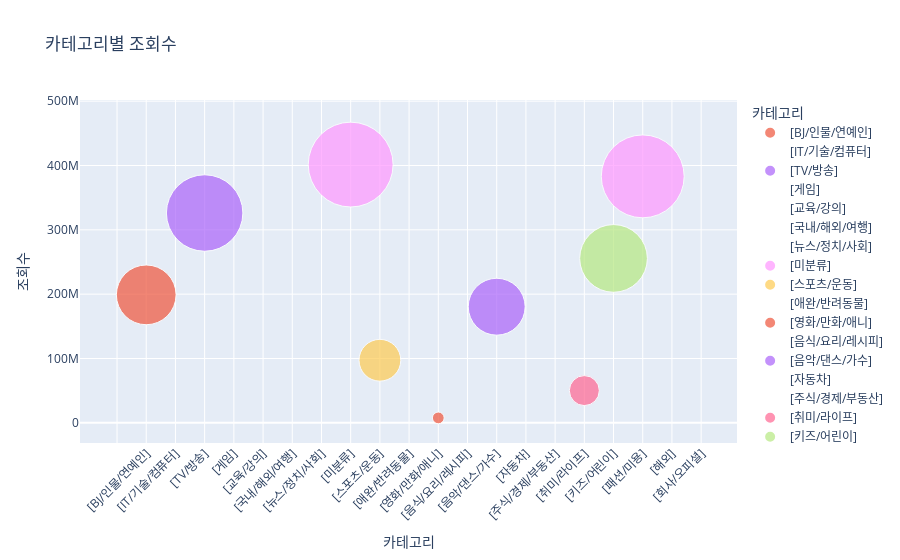

The notebook cell saved with this chart:
### Code cell
# plotly 활용 버블 차트
fig = px.scatter(category_view_count, x='카테고리', y='조회수',
                 size='조회수', color='카테고리', hover_name='카테고리',
                 title='카테고리별 조회수',
                 size_max=60)
fig.update_layout(xaxis=dict(tickangle=-45))
fig.show()

### Figure 1 — Plotly figure (JSON) as saved in the notebook; plotly's stock layout.template omitted (floating-point values rounded to 4 significant figures)
{"data": [{"hovertemplate": "<b>%{hovertext}</b><br><br>카테고리=%{x}<br>조회수=%{marker.size}<extra></extra>", "hovertext": [""], "legendgroup": "", "marker": {"color": "#636efa", "size": [0], "sizemode": "area", "sizeref": 111500.0, "symbol": "circle"}, "mode": "markers", "name": "", "orientation": "v", "showlegend": false, "type": "scatter", "x": [""], "xaxis": "x", "y": [0], "yaxis": "y"}, {"hovertemplate": "<b>%{hovertext}</b><br><br>카테고리=%{x}<br>조회수=%{marker.size}<extra></extra>", "hovertext": ["[BJ/인물/연예인]"], "legendgroup": "[BJ/인물/연예인]", "marker": {"color": "#EF553B", "size": [198940000], "sizemode": "area", "sizeref": 111500.0, "symbol": "circle"}, "mode": "markers", "name": "[BJ/인물/연예인]", "orientation": "v", "showlegend": true, "type": "scatter", "x": ["[BJ/인물/연예인]"], "xaxis": "x", "y": [198940000], "yaxis": "y"}, {"hovertemplate": "<b>%{hovertext}</b><br><br>카테고리=%{x}<br>조회수=%{marker.size}<extra></extra>", "hovertext": ["[IT/기술/컴퓨터]"], "legendgroup": "[IT/기술/컴퓨터]", "marker": {"color": "#00cc96", "size": [0], "sizemode": "area", "sizeref": 111500.0, "symbol": "circle"}, "mode": "markers", "name": "[IT/기술/컴퓨터]", "orientation": "v", "showlegend": true, "type": "scatter", "x": ["[IT/기술/컴퓨터]"], "xaxis": "x", "y": [0], "yaxis": "y"}, {"hovertemplate": "<b>%{hovertext}</b><br><br>카테고리=%{x}<br>조회수=%{marker.size}<extra></extra>", "hovertext": ["[TV/방송]"], "legendgroup": "[TV/방송]", "marker": {"color": "#ab63fa", "size": [326140000], "sizemode": "area", "sizeref": 111500.0, "symbol": "circle"}, "mode": "markers", "name": "[TV/방송]", "orientation": "v", "showlegend": true, "type": "scatter", "x": ["[TV/방송]"], "xaxis": "x", "y": [326140000], "yaxis": "y"}, {"hovertemplate": "<b>%{hovertext}</b><br><br>카테고리=%{x}<br>조회수=%{marker.size}<extra></extra>", "hovertext": ["[게임]"], "legendgroup": "[게임]", "marker": {"color": "#FFA15A", "size": [0], "sizemode": "area", "sizeref": 111500.0, "symbol": "circle"}, "mode": "markers", "name": "[게임]", "orientation": "v", "showlegend": true, "type": "scatter", "x": ["[게임]"], "xaxis": "x", "y": [0], "yaxis": "y"}, {"hovertemplate": "<b>%{hovertext}</b><br><br>카테고리=%{x}<br>조회수=%{marker.size}<extra></extra>", "hovertext": ["[교육/강의]"], "legendgroup": "[교육/강의]", "marker": {"color": "#19d3f3", "size": [0], "sizemode": "area", "sizeref": 111500.0, "symbol": "circle"}, "mode": "markers", "name": "[교육/강의]", "orientation": "v", "showlegend": true, "type": "scatter", "x": ["[교육/강의]"], "xaxis": "x", "y": [0], "yaxis": "y"}, {"hovertemplate": "<b>%{hovertext}</b><br><br>카테고리=%{x}<br>조회수=%{marker.size}<extra></extra>", "hovertext": ["[국내/해외/여행]"], "legendgroup": "[국내/해외/여행]", "marker": {"color": "#FF6692", "size": [0], "sizemode": "area", "sizeref": 111500.0, "symbol": "circle"}, "mode": "markers", "name": "[국내/해외/여행]", "orientation": "v", "showlegend": true, "type": "scatter", "x": ["[국내/해외/여행]"], "xaxis": "x", "y": [0], "yaxis": "y"}, {"hovertemplate": "<b>%{hovertext}</b><br><br>카테고리=%{x}<br>조회수=%{marker.size}<extra></extra>", "hovertext": ["[뉴스/정치/사회]"], "legendgroup": "[뉴스/정치/사회]", "marker": {"color": "#B6E880", "size": [0], "sizemode": "area", "sizeref": 111500.0, "symbol": "circle"}, "mode": "markers", "name": "[뉴스/정치/사회]", "orientation": "v", "showlegend": true, "type": "scatter", "x": ["[뉴스/정치/사회]"], "xaxis": "x", "y": [0], "yaxis": "y"}, {"hovertemplate": "<b>%{hovertext}</b><br><br>카테고리=%{x}<br>조회수=%{marker.size}<extra></extra>", "hovertext": ["[미분류]"], "legendgroup": "[미분류]", "marker": {"color": "#FF97FF", "size": [401420000], "sizemode": "area", "sizeref": 111500.0, "symbol": "circle"}, "mode": "markers", "name": "[미분류]", "orientation": "v", "showlegend": true, "type": "scatter", "x": ["[미분류]"], "xaxis": "x", "y": [401420000], "yaxis": "y"}, {"hovertemplate": "<b>%{hovertext}</b><br><br>카테고리=%{x}<br>조회수=%{marker.size}<extra></extra>", "hovertext": ["[스포츠/운동]"], "legendgroup": "[스포츠/운동]", "marker": {"color": "#FECB52", "size": [97320000], "sizemode": "area", "sizeref": 111500.0, "symbol": "circle"}, "mode": "markers", "name": "[스포츠/운동]", "orientation": "v", "showlegend": true, "type": "scatter", "x": ["[스포츠/운동]"], "xaxis": "x", "y": [97320000], "yaxis": "y"}, {"hovertemplate": "<b>%{hovertext}</b><br><br>카테고리=%{x}<br>조회수=%{marker.size}<extra></extra>", "hovertext": ["[애완/반려동물]"], "legendgroup": "[애완/반려동물]", "marker": {"color": "#636efa", "size": [0], "sizemode": "area", "sizeref": 111500.0, "symbol": "circle"}, "mode": "markers", "name": "[애완/반려동물]", "orientation": "v", "showlegend": true, "type": "scatter", "x": ["[애완/반려동물]"], "xaxis": "x", "y": [0], "yaxis": "y"}, {"hovertemplate": "<b>%{hovertext}</b><br><br>카테고리=%{x}<br>조회수=%{marker.size}<extra></extra>", "hovertext": ["[영화/만화/애니]"], "legendgroup": "[영화/만화/애니]", "marker": {"color": "#EF553B", "size": [7700000], "sizemode": "area", "sizeref": 111500.0, "symbol": "circle"}, "mode": "markers", "name": "[영화/만화/애니]", "orientation": "v", "showlegend": true, "type": "scatter", "x": ["[영화/만화/애니]"], "xaxis": "x", "y": [7700000], "yaxis": "y"}, {"hovertemplate": "<b>%{hovertext}</b><br><br>카테고리=%{x}<br>조회수=%{marker.size}<extra></extra>", "hovertext": ["[음식/요리/레시피]"], "legendgroup": "[음식/요리/레시피]", "marker": {"color": "#00cc96", "size": [0], "sizemode": "area", "sizeref": 111500.0, "symbol": "circle"}, "mode": "markers", "name": "[음식/요리/레시피]", "orientation": "v", "showlegend": true, "type": "scatter", "x": ["[음식/요리/레시피]"], "xaxis": "x", "y": [0], "yaxis": "y"}, {"hovertemplate": "<b>%{hovertext}</b><br><br>카테고리=%{x}<br>조회수=%{marker.size}<extra></extra>", "hovertext": ["[음악/댄스/가수]"], "legendgroup": "[음악/댄스/가수]", "marker": {"color": "#ab63fa", "size": [180520000], "sizemode": "area", "sizeref": 111500.0, "symbol": "circle"}, "mode": "markers", "name": "[음악/댄스/가수]", "orientation": "v", "showlegend": true, "type": "scatter", "x": ["[음악/댄스/가수]"], "xaxis": "x", "y": [180520000], "yaxis": "y"}, {"hovertemplate": "<b>%{hovertext}</b><br><br>카테고리=%{x}<br>조회수=%{marker.size}<extra></extra>", "hovertext": ["[자동차]"], "legendgroup": "[자동차]", "marker": {"color": "#FFA15A", "size": [0], "sizemode": "area", "sizeref": 111500.0, "symbol": "circle"}, "mode": "markers", "name": "[자동차]", "orientation": "v", "showlegend": true, "type": "scatter", "x": ["[자동차]"], "xaxis": "x", "y": [0], "yaxis": "y"}, {"hovertemplate": "<b>%{hovertext}</b><br><br>카테고리=%{x}<br>조회수=%{marker.size}<extra></extra>", "hovertext": ["[주식/경제/부동산]"], "legendgroup": "[주식/경제/부동산]", "marker": {"color": "#19d3f3", "size": [0], "sizemode": "area", "sizeref": 111500.0, "symbol": "circle"}, "mode": "markers", "name": "[주식/경제/부동산]", "orientation": "v", "showlegend": true, "type": "scatter", "x": ["[주식/경제/부동산]"], "xaxis": "x", "y": [0], "yaxis": "y"}, {"hovertemplate": "<b>%{hovertext}</b><br><br>카테고리=%{x}<br>조회수=%{marker.size}<extra></extra>", "hovertext": ["[취미/라이프]"], "legendgroup": "[취미/라이프]", "marker": {"color": "#FF6692", "size": [50140000], "sizemode": "area", "sizeref": 111500.0, "symbol": "circle"}, "mode": "markers", "name": "[취미/라이프]", "orientation": "v", "showlegend": true, "type": "scatter", "x": ["[취미/라이프]"], "xaxis": "x", "y": [50140000], "yaxis": "y"}, {"hovertemplate": "<b>%{hovertext}</b><br><br>카테고리=%{x}<br>조회수=%{marker.size}<extra></extra>", "hovertext": ["[키즈/어린이]"], "legendgroup": "[키즈/어린이]", "marker": {"color": "#B6E880", "size": [255570000], "sizemode": "area", "sizeref": 111500.0, "symbol": "circle"}, "mode": "markers", "name": "[키즈/어린이]", "orientation": "v", "showlegend": true, "type": "scatter", "x": ["[키즈/어린이]"], "xaxis": "x", "y": [255570000], "yaxis": "y"}, {"hovertemplate": "<b>%{hovertext}</b><br><br>카테고리=%{x}<br>조회수=%{marker.size}<extra></extra>", "hovertext": ["[패션/미용]"], "legendgroup": "[패션/미용]", "marker": {"color": "#FF97FF", "size": [383100000], "sizemode": "area", "sizeref": 111500.0, "symbol": "circle"}, "mode": "markers", "name": "[패션/미용]", "orientation": "v", "showlegend": true, "type": "scatter", "x": ["[패션/미용]"], "xaxis": "x", "y": [383100000], "yaxis": "y"}, {"hovertemplate": "<b>%{hovertext}</b><br><br>카테고리=%{x}<br>조회수=%{marker.size}<extra></extra>", "hovertext": ["[해외]"], "legendgroup": "[해외]", "marker": {"color": "#FECB52", "size": [0], "sizemode": "area", "sizeref": 111500.0, "symbol": "circle"}, "mode": "markers", "name": "[해외]", "orientation": "v", "showlegend": true, "type": "scatter", "x": ["[해외]"], "xaxis": "x", "y": [0], "yaxis": "y"}, {"hovertemplate": "<b>%{hovertext}</b><br><br>카테고리=%{x}<br>조회수=%{marker.size}<extra></extra>", "hovertext": ["[회사/오피셜]"], "legendgroup": "[회사/오피셜]", "marker": {"color": "#636efa", "size": [0], "sizemode": "area", "sizeref": 111500.0, "symbol": "circle"}, "mode": "markers", "name": "[회사/오피셜]", "orientation": "v", "showlegend": true, "type": "scatter", "x": ["[회사/오피셜]"], "xaxis": "x", "y": [0], "yaxis": "y"}], "layout": {"legend": {"itemsizing": "constant", "title": {"text": "카테고리"}, "tracegroupgap": 0}, "title": {"text": "카테고리별 조회수"}, "xaxis": {"anchor": "y", "categoryarray": ["", "[BJ/인물/연예인]", "[IT/기술/컴퓨터]", "[TV/방송]", "[게임]", "[교육/강의]", "[국내/해외/여행]", "[뉴스/정치/사회]", "[미분류]", "[스포츠/운동]", "[애완/반려동물]", "[영화/만화/애니]", "[음식/요리/레시피]", "[음악/댄스/가수]", "[자동차]", "[주식/경제/부동산]", "[취미/라이프]", "[키즈/어린이]", "[패션/미용]", "[해외]", "[회사/오피셜]"], "categoryorder": "array", "domain": [0, 1], "tickangle": -45, "title": {"text": "카테고리"}}, "yaxis": {"anchor": "x", "domain": [0, 1], "title": {"text": "조회수"}}}}
